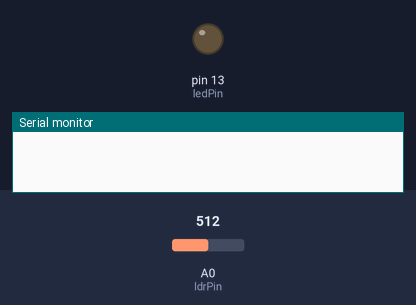
Simulated run of this sketch. Board: Arduino Uno, built with avr-gcc and run on an emulated ATmega328P. On the bench: output pins drawn as LEDs (lit = HIGH), the last lines printed to the serial monitor. The inputs (shaded band) are chosen by the test bench; at power-on: A0 (ldrPin) = 512.

Above: at 1.2 s.
1.3 s: A0 (ldrPin) set to 56
2.8 s: A0 (ldrPin) set to 47
At 3.5 s:
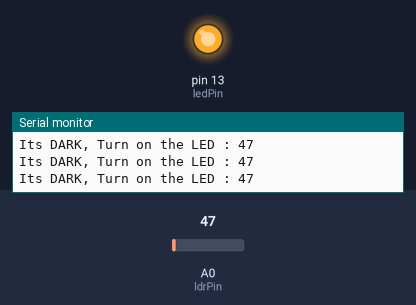
4.3 s: A0 (ldrPin) set to 122
At 5.7 s:
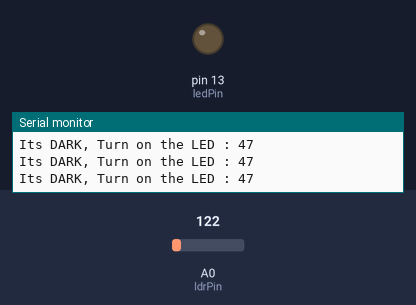
Timing chart, 0 to 7.3 s (numbered marks = the images above; inputs shaded):
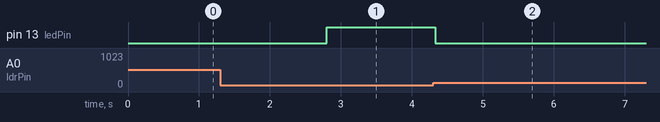

The sketch:

LDR_with_LED.ino
```cpp
const int ledPin = 13;

const int ldrPin = A0;

void setup() {

Serial.begin(9600);

pinMode(ledPin, OUTPUT);

pinMode(ldrPin, INPUT);

}

void loop() {

int ldrStatus = analogRead(ldrPin);

if (ldrStatus <= 50) {

digitalWrite(ledPin, HIGH);

Serial.print("Its DARK, Turn on the LED : ");

Serial.println(ldrStatus);

} else {

digitalWrite(ledPin, LOW);


}
delay(1);
}
```

Measured:
- the behaviour switches between 51 and 50 on A0 (ldrPin) (found by bisection; images 0 and 1)
- after the input at 1.3 s, every drawn part: stays the same
- after the input at 2.8 s, pin 13 (ledPin): LOW → HIGH at once
- after the input at 4.3 s, pin 13 (ledPin): HIGH → LOW at once
